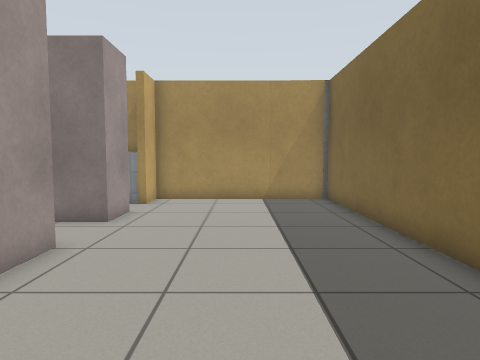
View 1 (above)

16 first-person views from a walk through a robot-simulator world made for Gazebo. The camera is 0.88 m above the floor, tilts 4° down and sees 75° across. The floor is counted in squares, 0.5 m on a side. Each view is taken from the middle of a square. On the plan, view 1 faces up. The plan holds only what a view shows up to about 16 squares ahead; the rest is blank. The robots in the file are not drawn. Gazebo's built-in surfaces are drawn with simple patterns.

View 2
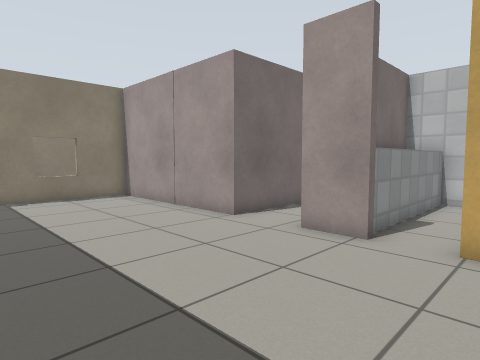

View 3
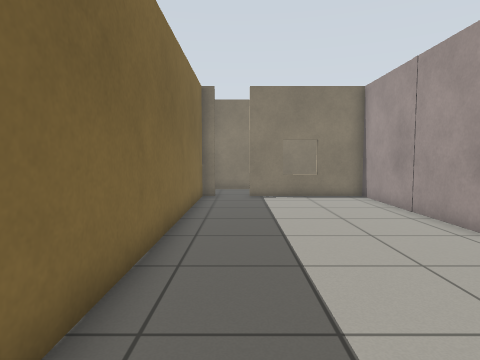

View 4
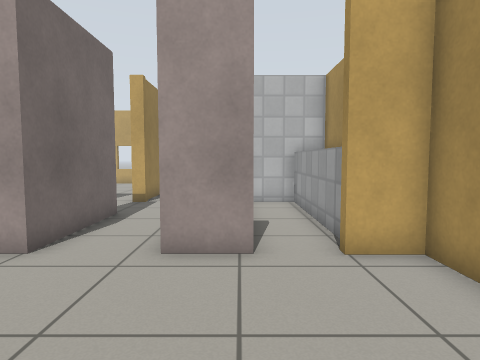

View 5
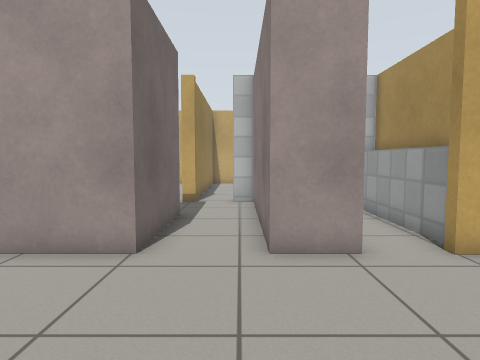

View 6
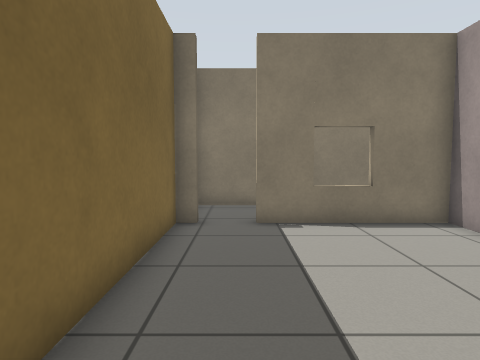

View 7
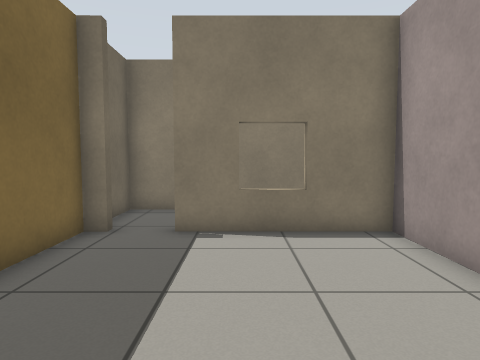

View 8
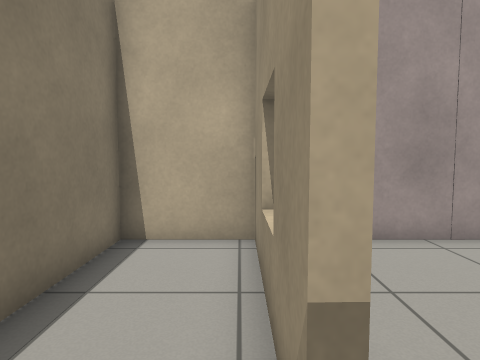

View 9
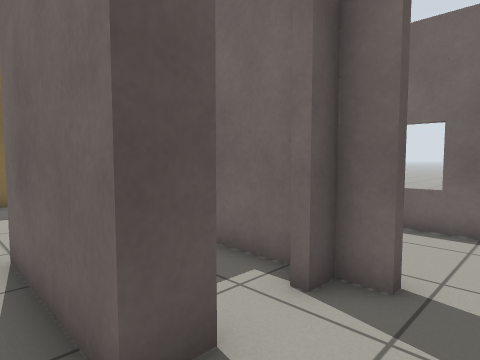

View 10
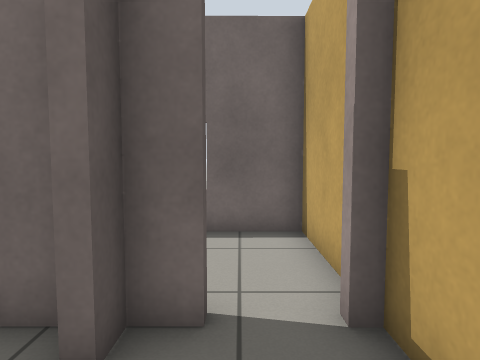

View 11
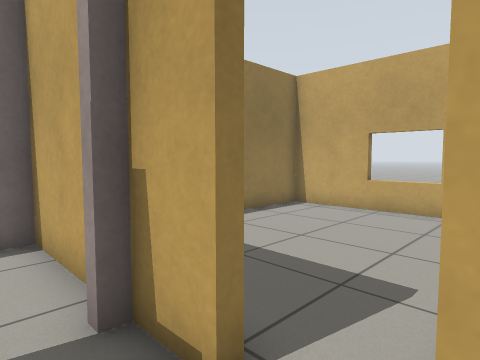

View 12
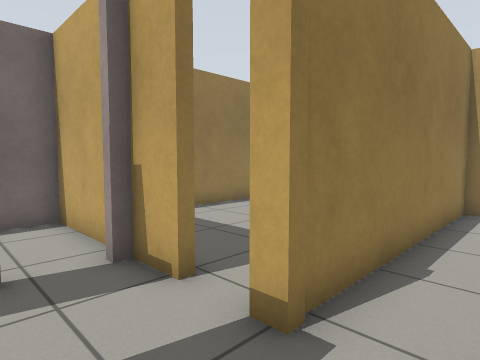

View 13
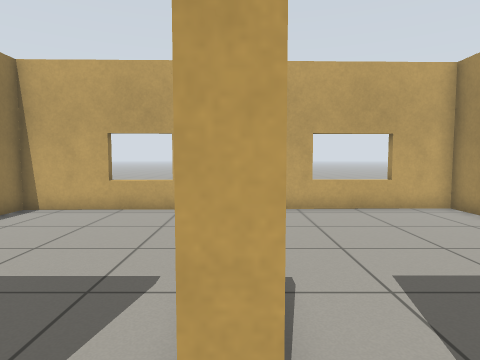

View 14
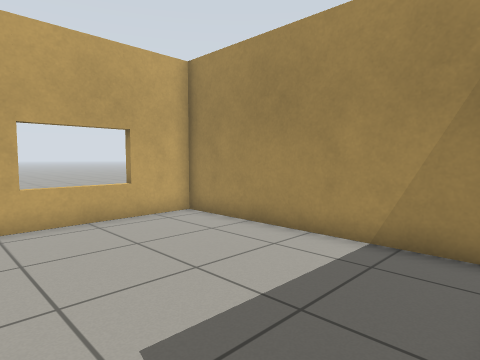

View 15
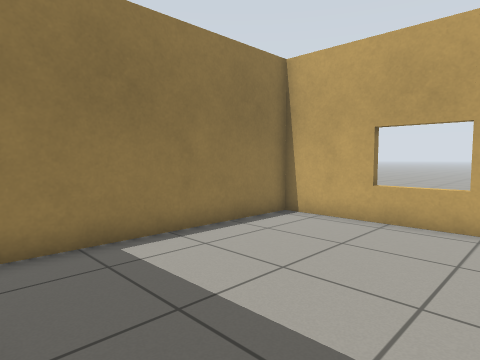

View 16
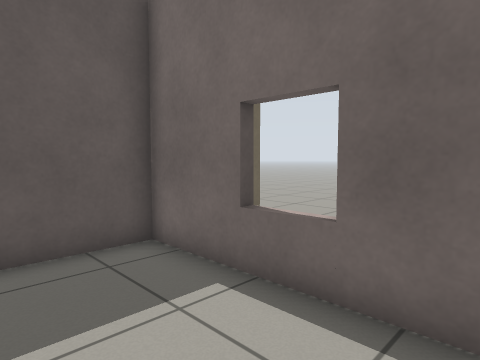

### Floor plan
Ten units are one square. View 1 is at (0, 0); x grows to the right and y downward. Boxes are objects, and circles mark ways between rooms. Rooms are numbered by the first view taken in them; rooms with no view inside come last. Other rooms are left out.
<svg viewBox="-204 -139 246 190">
<path fill="none" stroke="#000" d="M-79 -51 -79 -61 -36 -61 -36 14 16 14M31 14 37 14 37 -134 -36 -134 -36 -119 -40 -119M-105 -61 -105 -56M-105 -86 -105 -77M-106 -101 -36 -101 -36 -85 -101 -85M-105 -134 -105 -89M-39 -122 -106 -122M16 17 -36 17 -36 46 37 46 37 30M-16 12 -16 18M-118 -134 -199 -134 -197 -61 -105 -61M-88 -28 -79 -28 -79 -36M-71 -28 -51 -28M-109 -43 -105 -43 -105 -27M-105 -17 -105 14 -40 14 -40 -14M-197 -40 -195 14 -118 14"/>
<circle cx="25" cy="10" r="3" fill="#2a7"/>
<circle cx="-110" cy="-70" r="3" fill="#2a7"/>
<circle cx="-95" cy="-60" r="3" fill="#2a7"/>
<circle cx="-95" cy="-30" r="3" fill="#2a7"/>
<circle cx="-110" cy="-50" r="3" fill="#2a7"/>
<text x="-10" y="-70">1</text>
<text x="0" y="30">2</text>
<text x="-150" y="-100">3</text>
<text x="-80" y="-40">4</text>
<text x="-80" y="-10">5</text>
<text x="-160" y="-20">6</text>
</svg>
Room 1 opens to room 2. Room 1 opens to room 3. Room 1 opens to room 4. Room 4 opens to room 5. Room 4 opens to room 6.

Where each view was taken, in squares from view 1:
view 1: 0 up, 0 right, facing up
view 2: 13 up, 3 right, facing down-left
view 3: 13 up, 2 right, facing down
view 4: 10 up, 2 right, facing left
view 5: 8 up, 2 right, facing left
view 6: 7 up, 2 right, facing down
view 7: 6 up, 0 right, facing down
view 8: 2 down, 3 right, facing left
view 9: 7 up, 10 left, facing down-right
view 10: 6 up, 9 left, facing down
view 11: 6 up, 9 left, facing down-left
view 12: 8 up, 8 left, facing down-left
view 13: 6 up, 9 left, facing left
view 14: 7 up, 11 left, facing up-left
view 15: 5 up, 11 left, facing down-left
view 16: 2 up, 10 left, facing down-right
